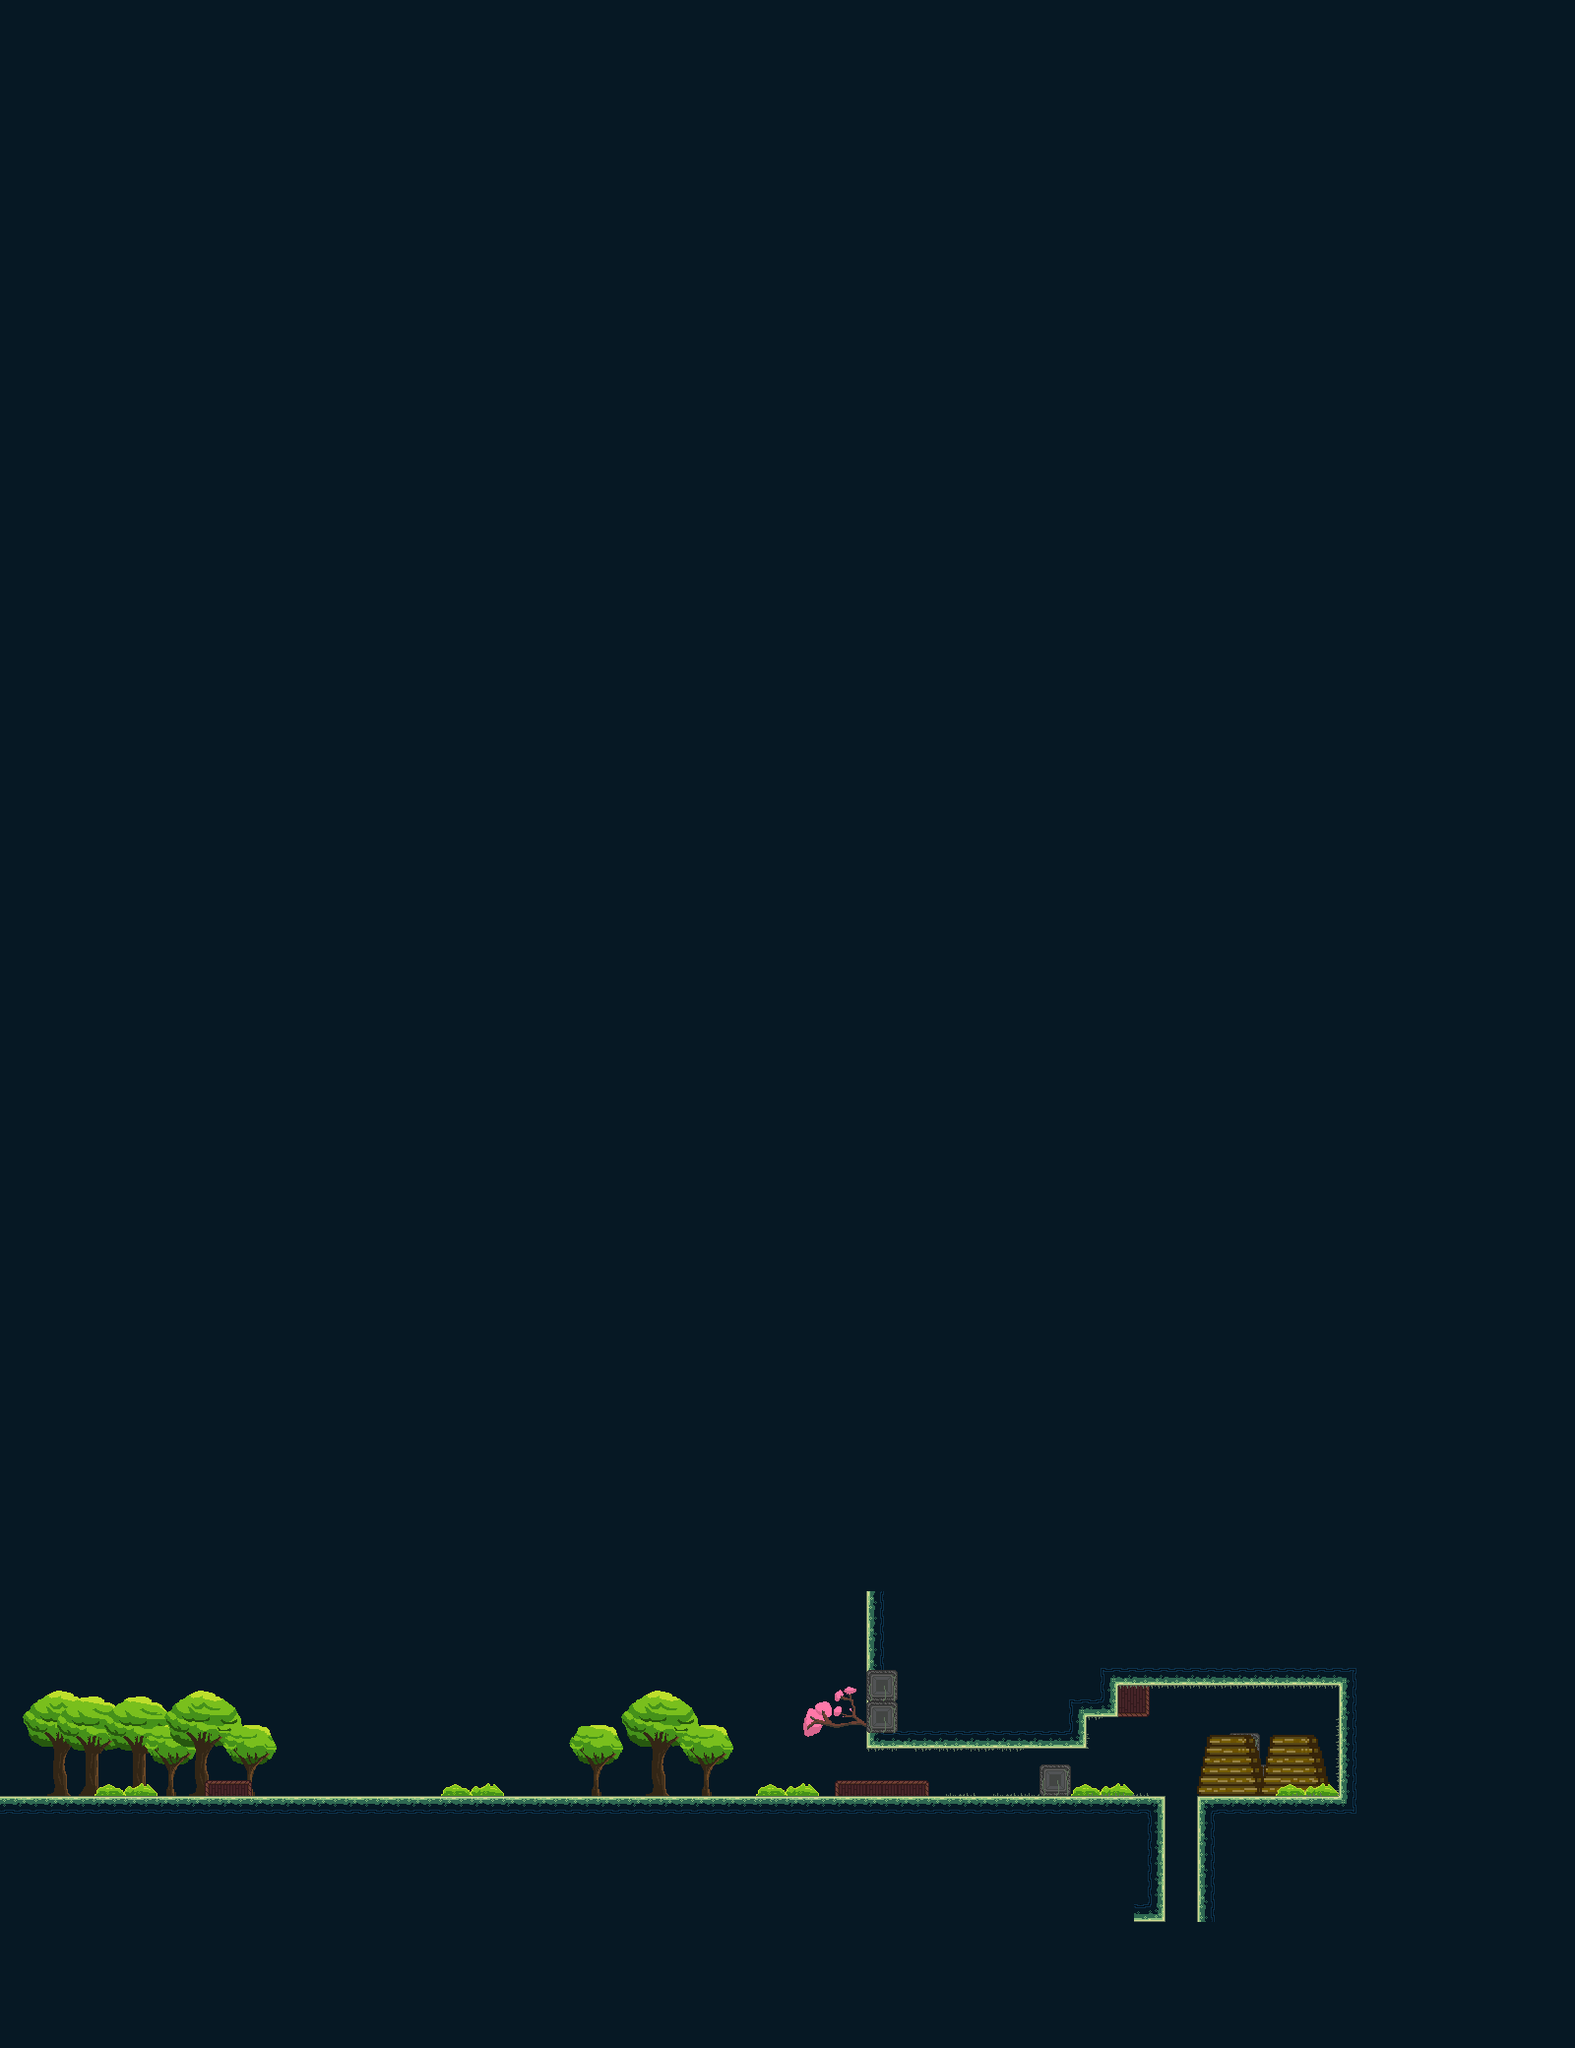

The image is a tile-based game level rendered from a .tmx file. Its description and source (layers, tilesets, objects; grid data summarised) follow:
An orthogonal 100x130 tile map with 16x16 px tiles, 3 tile layers (Capa de patrones 1, arboles, Capa de patrones 3), 19 tilesets and 9 objects.

<map version="1.4" tiledversion="1.4.3" orientation="orthogonal" renderorder="right-down" width="100" height="130" tilewidth="16" tileheight="16" infinite="0" nextlayerid="62" nextobjectid="24">
 <tileset firstgid="1" name="pack" tilewidth="16" tileheight="16" tilecount="160" columns="4">
  <image source="pack.png" width="64" height="640" />
 </tileset>
 <tileset firstgid="161" name="Arbol2" tilewidth="16" tileheight="16" tilecount="64" columns="8">
  <image source="gale/Arbol2.png" width="128" height="128" />
 </tileset>
 <tileset firstgid="225" name="toon" tilewidth="16" tileheight="16" tilecount="16" columns="4">
  <image source="gale/toon.png" width="64" height="64" />
 </tileset>
 <tileset firstgid="241" name="Casita" tilewidth="16" tileheight="16" tilecount="48" columns="4">
  <image source="Casita.png" width="64" height="192" />
 </tileset>
 <tileset firstgid="289" name="Barandilla" tilewidth="16" tileheight="16" tilecount="4" columns="2">
  <image source="gale/Barandilla.png" width="32" height="32" />
 </tileset>
 <tileset firstgid="293" name="TouchScreen" tilewidth="100" tileheight="10" tilecount="1" columns="1">
  <image source="TouchScreen.png" width="100" height="10" />
 </tileset>
 <tileset firstgid="294" name="Arbol3" tilewidth="128" tileheight="128" tilecount="1" columns="1">
  <image source="gale/Arbol3.png" trans="ffffff" width="128" height="128" />
 </tileset>
 <tileset firstgid="295" name="PisoGreenOficial" tilewidth="16" tileheight="16" tilecount="144" columns="4">
  <image source="PisoGreen/PisoGreenOficial.png" trans="ffffff" width="64" height="576" />
 </tileset>
 <tileset firstgid="439" name="Arbol4" tilewidth="128" tileheight="128" tilecount="1" columns="1">
  <image source="gale/Arbol4.png" trans="ffffff" width="128" height="128" />
 </tileset>
 <tileset firstgid="440" name="Arbol5" tilewidth="128" tileheight="128" tilecount="1" columns="1">
  <image source="gale/Arbol5.png" trans="ffffff" width="128" height="128" />
 </tileset>
 <tileset firstgid="441" name="cesped" tilewidth="16" tileheight="16" tilecount="16" columns="8">
  <image source="PisoGreen/cesped.png" trans="ffffff" width="128" height="32" />
 </tileset>
 <tileset firstgid="457" name="trampa" tilewidth="32" tileheight="16" tilecount="5" columns="1">
  <image source="trampa.png" trans="ffffff" width="32" height="80" />
  <tile id="0">
   <animation>
    <frame tileid="0" duration="200" />
    <frame tileid="1" duration="200" />
    <frame tileid="2" duration="200" />
    <frame tileid="3" duration="200" />
    <frame tileid="4" duration="200" />
   </animation>
  </tile>
 </tileset>
 <tileset firstgid="462" name="BloqueG(6)" tilewidth="32" tileheight="32" tilecount="1" columns="1">
  <image source="BloqueG(6).png" trans="ffffff" width="32" height="32" />
 </tileset>
 <tileset firstgid="463" name="The Kruster" tilewidth="32" tileheight="32" tilecount="10" columns="10">
  <image source="The Kruster.png" trans="ffffff" width="320" height="32" />
  <tile id="0">
   <animation>
    <frame tileid="0" duration="200" />
    <frame tileid="1" duration="200" />
    <frame tileid="2" duration="200" />
    <frame tileid="3" duration="200" />
    <frame tileid="4" duration="200" />
    <frame tileid="5" duration="200" />
    <frame tileid="6" duration="200" />
    <frame tileid="7" duration="200" />
    <frame tileid="8" duration="200" />
    <frame tileid="9" duration="200" />
   </animation>
  </tile>
 </tileset>
 <tileset firstgid="473" name="helpme" tilewidth="64" tileheight="64" tilecount="6" columns="1">
  <image source="helpme.png" trans="ffffff" width="64" height="384" />
  <tile id="0">
   <animation>
    <frame tileid="0" duration="200" />
    <frame tileid="1" duration="200" />
    <frame tileid="2" duration="200" />
    <frame tileid="3" duration="200" />
    <frame tileid="4" duration="200" />
    <frame tileid="5" duration="200" />
   </animation>
  </tile>
 </tileset>
 <tileset firstgid="479" name="decoradoPisoA1" tilewidth="16" tileheight="16" tilecount="9" columns="3">
  <image source="decoradoPisoA1.png" trans="ffffff" width="48" height="48" />
 </tileset>
 <tileset firstgid="488" name="arbolesRosas" tilewidth="64" tileheight="64" tilecount="4" columns="4">
  <image source="arbolesRosas.png" trans="ffffff" width="256" height="64" />
 </tileset>
 <tileset firstgid="492" name="arbusto" tilewidth="64" tileheight="13" tilecount="1" columns="1">
  <image source="arbusto.png" trans="ffffff" width="64" height="13" />
 </tileset>
 <tileset firstgid="493" name="troncos" tilewidth="80" tileheight="64" tilecount="1" columns="1">
  <image source="troncos.png" trans="ffffff" width="80" height="64" />
 </tileset>
 <layer id="1" name="Capa de patrones 1" width="100" height="130">
  <data>[13000 cells, 13000 non-empty, 85 distinct tile ids]</data>
 </layer>
 <objectgroup id="52" name="Coordenadas">
  <object id="15" x="151.667" y="1771.67">
   <point />
  </object>
 </objectgroup>
 <objectgroup id="53" name="Casa">
  <object id="16" x="283" y="1823.67">
   <point />
  </object>
 </objectgroup>
 <objectgroup id="54" name="Arbol">
  <object id="17" x="439" y="1824.67">
   <point />
  </object>
 </objectgroup>
 <objectgroup id="55" name="Personaje">
  <object id="18" x="502" y="1823.34">
   <point />
  </object>
 </objectgroup>
 <objectgroup id="56" name="Viento">
  <object id="19" x="519" y="1797.33">
   <point />
  </object>
 </objectgroup>
 <objectgroup id="57" name="nube1">
  <object id="21" x="564" y="1778.67">
   <point />
  </object>
 </objectgroup>
 <objectgroup id="58" name="nube2">
  <object id="20" x="818" y="1782.67">
   <point />
  </object>
 </objectgroup>
 <objectgroup id="60" name="trampa">
  <object id="22" x="1184.16" y="1840">
   <point />
  </object>
 </objectgroup>
 <objectgroup id="61" name="Posicion de la mujer">
  <object id="23" x="310.667" y="1825">
   <point />
  </object>
 </objectgroup>
 <layer id="2" name="arboles" width="100" height="130">
  <data>[13000 cells, 48 non-empty, 19 distinct tile ids]</data>
 </layer>
 <layer id="59" name="Capa de patrones 3" width="100" height="130">
  <data>[13000 cells, 35 non-empty, 9 distinct tile ids]</data>
 </layer>
</map>
